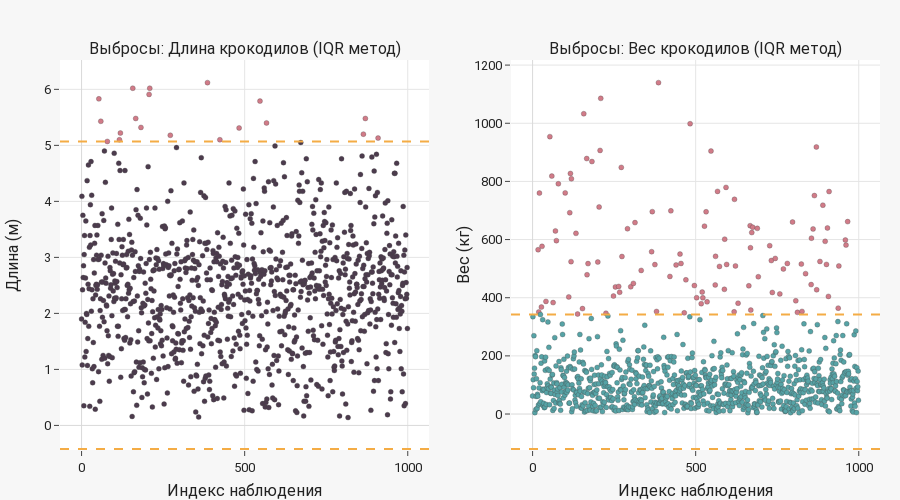

Write notebook code for a chart like this one.
### Code cell
from plotly.subplots import make_subplots

fig = make_subplots(rows=1, cols=2, subplot_titles=(
    'Выбросы: Длина крокодилов (IQR метод)',
    'Выбросы: Вес крокодилов (IQR метод)'
))

# Length outliers panel
length_vals = df['Observed Length (m)']
length_colors = [
    '#D17B88' if (x < outliers_summary['Observed Length (m)']['lower_bound'] or x > outliers_summary['Observed Length (m)']['upper_bound']) else '#4C3B4D'
    for x in length_vals
]
fig.add_trace(
    go.Scatter(x=list(range(len(df))), y=length_vals, mode='markers',
               marker=dict(color=length_colors, size=5, line=dict(width=0.3, color='#444'))),
    row=1, col=1
)
fig.add_hline(y=outliers_summary['Observed Length (m)']['upper_bound'], line_dash='dash', line_color='#F4AC45', row=1, col=1)
fig.add_hline(y=outliers_summary['Observed Length (m)']['lower_bound'], line_dash='dash', line_color='#F4AC45', row=1, col=1)
fig.update_xaxes(title_text='Индекс наблюдения', row=1, col=1)
fig.update_yaxes(title_text='Длина (м)', row=1, col=1)

# Weight outliers panel
weight_vals = df['Observed Weight (kg)']
weight_colors = [
    '#D17B88' if (x < outliers_summary['Observed Weight (kg)']['lower_bound'] or x > outliers_summary['Observed Weight (kg)']['upper_bound']) else '#56A3A6'
    for x in weight_vals
]
fig.add_trace(
    go.Scatter(x=list(range(len(df))), y=weight_vals, mode='markers',
               marker=dict(color=weight_colors, size=5, line=dict(width=0.3, color='#444'))),
    row=1, col=2
)
fig.add_hline(y=outliers_summary['Observed Weight (kg)']['upper_bound'], line_dash='dash', line_color='#F4AC45', row=1, col=2)
fig.add_hline(y=outliers_summary['Observed Weight (kg)']['lower_bound'], line_dash='dash', line_color='#F4AC45', row=1, col=2)
fig.update_xaxes(title_text='Индекс наблюдения', row=1, col=2)
fig.update_yaxes(title_text='Вес (кг)', row=1, col=2)

fig.update_layout(height=500, showlegend=False)
fig.show()

### Figure 1 — Plotly figure (JSON) as saved in the notebook; plotly's stock layout.template omitted (floating-point values rounded to 4 significant figures; data arrays with more than 128 entries replaced by an {"elided": "..."} marker saying what was removed)
{"data": [{"marker": {"color": {"elided": "1000 str values"}, "line": {"color": "#444", "width": 0.3}, "size": 5}, "mode": "markers", "type": "scatter", "x": {"elided": "1000 int values"}, "xaxis": "x", "y": {"elided": "1000 float values"}, "yaxis": "y"}, {"marker": {"color": {"elided": "1000 str values"}, "line": {"color": "#444", "width": 0.3}, "size": 5}, "mode": "markers", "type": "scatter", "x": {"elided": "1000 int values"}, "xaxis": "x2", "y": {"elided": "1000 float values"}, "yaxis": "y2"}], "layout": {"annotations": [{"font": {"size": 16}, "showarrow": false, "text": "Выбросы: Длина крокодилов (IQR метод)", "x": 0.225, "xanchor": "center", "xref": "paper", "y": 1, "yanchor": "bottom", "yref": "paper"}, {"font": {"size": 16}, "showarrow": false, "text": "Выбросы: Вес крокодилов (IQR метод)", "x": 0.775, "xanchor": "center", "xref": "paper", "y": 1, "yanchor": "bottom", "yref": "paper"}], "height": 500, "shapes": [{"line": {"color": "#F4AC45", "dash": "dash"}, "type": "line", "x0": 0, "x1": 1, "xref": "x domain", "y0": 5.069, "y1": 5.069, "yref": "y"}, {"line": {"color": "#F4AC45", "dash": "dash"}, "type": "line", "x0": 0, "x1": 1, "xref": "x domain", "y0": -0.4213, "y1": -0.4213, "yref": "y"}, {"line": {"color": "#F4AC45", "dash": "dash"}, "type": "line", "x0": 0, "x1": 1, "xref": "x2 domain", "y0": 342.4, "y1": 342.4, "yref": "y2"}, {"line": {"color": "#F4AC45", "dash": "dash"}, "type": "line", "x0": 0, "x1": 1, "xref": "x2 domain", "y0": -120.3, "y1": -120.3, "yref": "y2"}], "showlegend": false, "xaxis": {"anchor": "y", "domain": [0, 0.45], "title": {"text": "Индекс наблюдения"}}, "xaxis2": {"anchor": "y2", "domain": [0.55, 1], "title": {"text": "Индекс наблюдения"}}, "yaxis": {"anchor": "x", "domain": [0, 1], "title": {"text": "Длина (м)"}}, "yaxis2": {"anchor": "x2", "domain": [0, 1], "title": {"text": "Вес (кг)"}}}}
